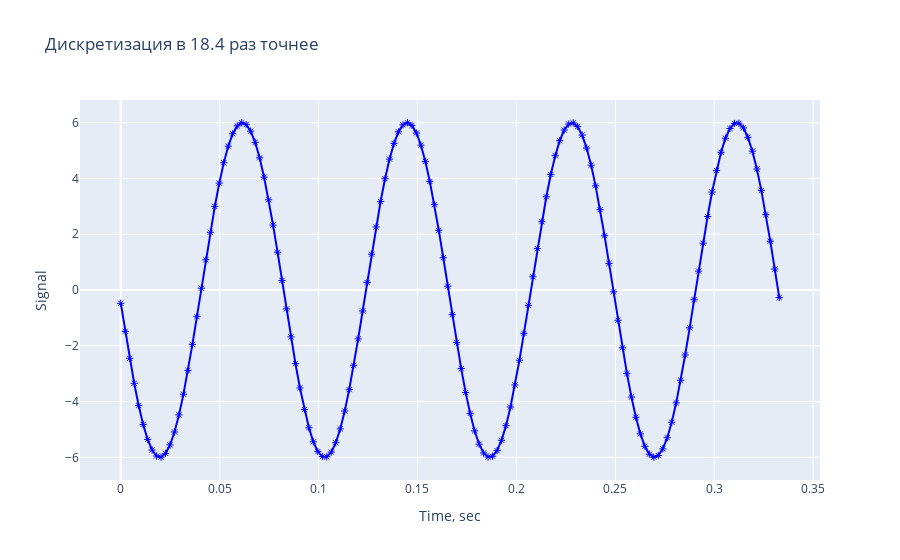

The notebook cell saved with this chart:
### Code cell
data = [
    go.Scatter(
        x = tv,
        y = y1v,
        mode = 'markers+lines',
        marker = dict(color='blue', symbol=135),
        name = f'Дискретизация в {mvis} раз точнее'
    )
]
layout = go.Layout(
    title=f'Дискретизация в {mvis} раз точнее',
    xaxis=dict(title='Time, sec'),
    yaxis=dict(title='Signal')
    )
fig = go.Figure(data=data, layout=layout)
iplot(fig)

### Figure 1 — Plotly figure (JSON) as saved in the notebook; plotly's stock layout.template omitted (floating-point values rounded to 4 significant figures; data arrays with more than 128 entries replaced by an {"elided": "..."} marker saying what was removed)
{"data": [{"name": "Дискретизация в 18.4 раз точнее", "y": {"elided": "148 float values"}, "mode": "markers+lines", "marker": {"color": "blue", "symbol": 135}, "x": {"elided": "148 float values"}, "type": "scatter"}], "layout": {"yaxis": {"title": {"text": "Signal"}}, "xaxis": {"title": {"text": "Time, sec"}}, "title": {"text": "Дискретизация в 18.4 раз точнее"}}}
